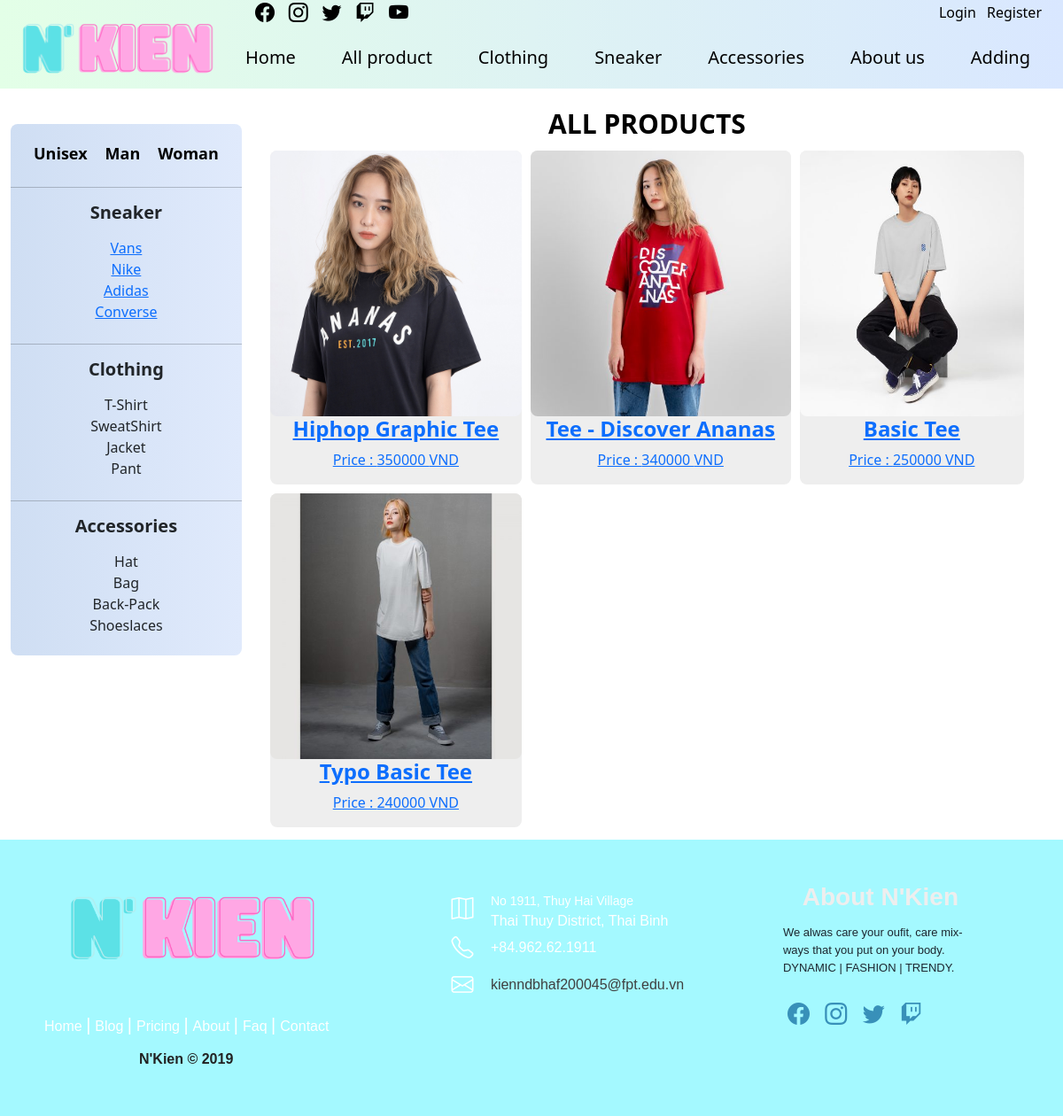
The page /Tee.php on the database its author committed.
### tables this page shows
CREATE TABLE `clothing` (
  `clothing_id` int(11) NOT NULL,
  `clothing_name` varchar(30) DEFAULT NULL,
  `clothing_image` varchar(40) DEFAULT NULL,
  `clothing_price` int(11) DEFAULT NULL,
  `clothing_description` text DEFAULT NULL
);

### Tee.php (the view, shortened to what this page needs)
<!DOCTYPE html>
<html lang="en">
<head>
    <link rel="stylesheet" href="https://cdn.jsdelivr.net/npm/bootstrap-icons@1.5.0/font/bootstrap-icons.css">
    <link href="https://cdn.jsdelivr.net/npm/bootstrap@5.1.0/dist/css/bootstrap.min.css" rel="stylesheet">
    <link rel="stylesheet" href="./css/footer.css">
    <link rel="stylesheet" href="./css/header.css">
    <link rel="stylesheet" href="./css/All-Product.css">
</head>
<body>
    <header>
        <div class="head--left">
            <img src="./img/nk.jpg" alt="LOGO">
        </div>
        <div class="head--right">
            <div class="head--right up">
                    <div class="socialmedia">
                        <nav >
                            <a href="">
                                <i class="bi bi-facebook"></i>
                            </a>
                            <a href="">
                                <i class="bi bi-instagram"></i>
                            </a>
                            <a href="">
                                <i class="bi bi-twitter"></i>
                            </a>
                            <a href="">
                                <i class="bi bi-twitch"></i>
                            </a>
                            <a href="">
                                <i class="bi bi-youtube"></i>
                            </a>
                        </nav>
                    </div>
                    <div class="login-register">
                        <nav>
                            <a href="./login.php">Login</a>
                            <a href="./register.php">Register</a>
                        </nav>
                    </div>
            </div>
            <div class="head--right down">
                <nav class="navbar">
                    <a href="./index.php">Home</a>
                    <a href="./All-Product.php">All product</a>
                    <div class="dropdown">
                        <button class="dropbtn">Clothing</button>
                      </div>
                    <div class="dropdown">
                        <button class="dropbtn">Sneaker</button>
                      </div>
                    <a href="">Accessories</a>
                    <a href="">About us</a>
                    <a href="adding.php">Adding</a>
                </nav>
            </div>
        </div>
    </header>
    <div class="container-fluid">
            <div class="categories">
                <nav class="Gender">
                    <a href="">Unisex</a>
                    <a href="">Man</a>
                    <a href="">Woman</a>
                </nav>
                <hr>
                <h1>Sneaker</h1>
                <ul class="sneaker-menu">
                    <li><a href="./Vans.php">Vans</a></li>
                    <li><a href="./Nike.php">Nike</a></li>
                    <li>   <a href="./Adidas.php">Adidas</a></li>
                    <li> <a href="./Converse.php">Converse</a></li>
                </ul>
                <hr>
                <h1>Clothing</h1>
                <ul class="sneaker-menu">
                    <li>T-Shirt</li>
                    <li>SweatShirt</li>
                    <li>Jacket</li>
                    <li>Pant</li>
                </ul>
                <hr>
                <h1>Accessories</h1>
                <ul class="sneaker-menu">
                    <li>Hat</li>
                    <li>Bag</li>
                    <li>Back-Pack</li>
                    <li>Shoeslaces</li>
                </ul>
            </div>
       <div class="product">
            <h1>ALL PRODUCTS</h1>
                <div class="product allpro">
                    <?PHP
                        $sql = "SELECT * FROM clothing where clothing_name LIKE '%Tee%' ";
                        $result = mysqli_query($connect, $sql);
                        while($row =mysqli_fetch_array($result)){
                            $clothing_id = $row['clothing_id'];
                            $clothing_name = $row['clothing_name'];
                            $clothing_price =$row['clothing_price'];
                            $clothing_image =$row['clothing_image'];
                            echo" <div class='single_clothing'>
                            <a href='detail_product.php?id=$clothing_id'>
                            <img src='img/$clothing_image' />
                            <h4> $clothing_name </h4>
                            <p> Price : $clothing_price VND </p>
                            </a>
                            </div>
                            ";
                            }
                    ?>
                </div>
        </div>
    </div>
    <footer class="footer-distributed">
        <div class="footer-left">
            <img src="./img/nk.jpg" alt="LOGO">
            <p class="footer-links">
                <a href="#" class="link-1">Home</a>
                <a href="#">Blog</a>
                <a href="#">Pricing</a>
                <a href="#">About</a>
                <a href="#">Faq</a>
                <a href="#">Contact</a>
            </p>
            <p class="footer-company-name">N'Kien © 2019</p>
        </div>
        <div class="footer-center">
            <div>
                <i class="bi bi-map"></i>
                <p><span>No 1911, Thuy Hai Village</span> Thai Thuy District, Thai Binh</p>
            </div>
            <div>
                <i class="bi bi-telephone"></i>
                <p>+84.962.62.1911</p>
            </div>
            <div>
                <i class="bi bi-envelope"></i>
                <p><a href="kienndbhaf200045@fpt.edu.vn">kienndbhaf200045@fpt.edu.vn</a></p>
            </div>
        </div>
        <div class="footer-right">
            <p class="footer-company-about">
                <span>About N'Kien</span>
                We alwas care your oufit, care mix-ways that you put on your body. DYNAMIC | FASHION | TRENDY.
            </p>
            <div class="footer-icons">
                <a href="#"><i class="bi bi-facebook"></i></a>
                <a href="#"><i class="bi bi-instagram"></i></a>
                <a href="#"><i class="bi bi-twitter"></i></a>
                <a href="#"><i class="bi bi-twitch"></i></a>
            </div>
        </div>
    </footer>
</body>
</html>

### css/footer.css (style rules this page uses)
.footer-distributed { background: rgb(164, 249, 255); box-shadow: 0 1px 1px 0 rgba(0, 0, 0, 0.12); box-sizing: border-box; width: 100%; text-align: left; font: bold 16px sans-serif; padding: 55px 50px; margin-top: 10px; }
.footer-distributed .footer-left, .footer-distributed .footer-center, .footer-distributed .footer-right { display: inline-block; vertical-align: top; }
.footer-distributed .footer-left { width: 40%; }
.footer-left img { width: 70%; margin-top: -48px; margin-left: 12px; }
.footer-distributed .footer-links { color: #ffffff; margin: 0px 0 12px; padding: 0; }
.footer-distributed .footer-links a { display:inline-block; line-height: 1.8; font-weight:400; text-decoration: none; color: inherit; }
.footer-distributed .footer-company-name { color: #222; font-size: 16px; font-weight: bold; margin: 0px 107px; }
.footer-distributed .footer-links a:before { content: "|"; font-weight:300; font-size: 20px; left: 0; color: #fff; display: inline-block; padding-right: 5px; }
.footer-distributed .footer-links .link-1:before { content: none; }
.footer-distributed .footer-center { width: 35%; }
.footer-distributed .footer-center i { background-color: transparent; color: #ffffff; font-size: 25px; line-height: 42px; margin: 10px 15px; vertical-align: middle; }
.footer-distributed .footer-center p { display: inline-block; color: #ffffff; font-weight:400; vertical-align: middle; margin:0; }
.footer-distributed .footer-center p span { display:block; font-weight: normal; font-size:14px; line-height:2; }
.footer-distributed .footer-center p a { color: rgb(63, 63, 63); text-decoration: none;; }
.footer-distributed .footer-right { width: 20%; }
.footer-distributed .footer-company-about { line-height: 20px; color: #1d2730; font-size: 13px; font-weight: normal; margin: 0; }
.footer-distributed .footer-company-about span { display: block; color: #EEE; font-size: 28px; font-weight: bold; margin-bottom: 20px; text-align: center; }
.footer-distributed .footer-icons { margin-top: 25px; }
.footer-distributed .footer-icons a { display: inline-block; width: 35px; height: 35px; cursor: pointer; background-color:transparent; font-size: 25px; color: #3890b9; text-align: center; line-height: 35px; margin-right: 3px; margin-bottom: 5px; }

### css/header.css (style rules this page uses)
body { margin: 0; padding: 0; box-sizing: border-box; }
header { display: flex; height: 100px; background: linear-gradient(90deg, #e3ffe7 0%, #d9e7ff 100%); }
.head--left { flex: 20%; }
.head--left img { width: 100%; margin-top: -18px; margin-left: 12px; }
.head--right { flex: 80%; }
.head--right .up { height: 30px; }
.socialmedia { padding: 0px 4px; float: left; margin-top: -3px; margin-left: 44px; }
.socialmedia a { text-decoration: none; font-size: 22px; margin-right: 10px; color: black; }
.login-register { float:right; margin-right: 20px ; margin-top: 1.5px; }
.login-register a { padding: 2px 4px; text-decoration: none; font-size: 16px; color: black; font-weight: 500; }
.head--right .down { height: 70px; }
.down .navbar { height: 70px; display: flex; justify-content: space-evenly; }
.down a { text-decoration: none; font-size: 20px; padding: 5px 15px; color: cornflowerblue; }
.dropdown .dropbtn, .navbar a { color: black; }
.dropbtn { color: cornflowerblue; font-size: 20px; padding: 5px 15px; border: none; cursor: pointer; background-color: transparent; }
.dropdown { position: relative; display: inline-block; }

### rows shown on the page
clothing: clothing_image (picture), clothing_name "Hiphop Graphic Tee", clothing_price "350000"
clothing: clothing_image (picture), clothing_name "Tee - Discover Ananas", clothing_price "340000"
clothing: clothing_image (picture), clothing_name "Basic Tee", clothing_price "250000"
clothing: clothing_image (picture), clothing_name "Typo Basic Tee", clothing_price "240000"
